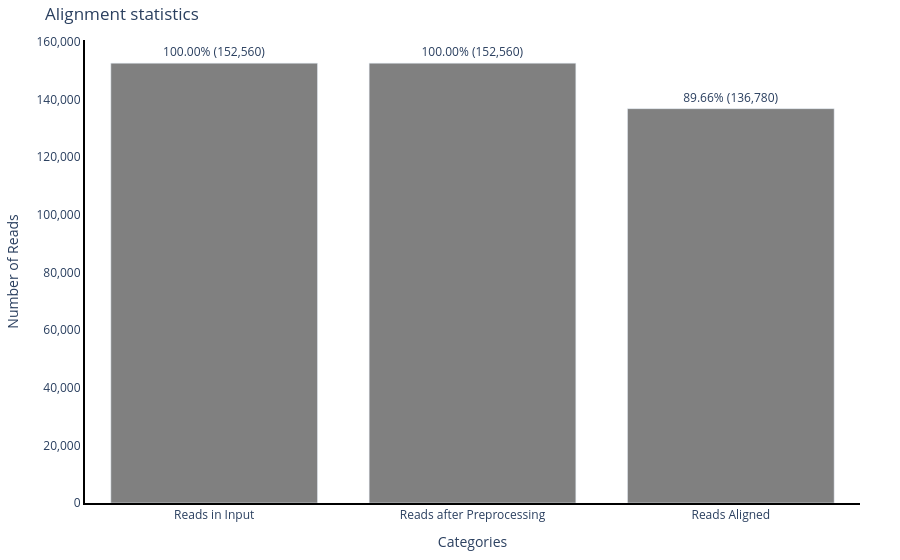

The notebook cell this image was saved under:
### Markdown cell above
Read processing information

### Code cell
import plotly.graph_objects as go
tsv_file = "/Users/benvyshedskiy/postproccesingpipeline/mutations_output_BCL11A_RNP2_T3.tsv"
fastq_file = "/Users/benvyshedskiy/GangBaoPacBioReads/BCL11A_RNP2_T3.fastq"
initial_reads = sum(1 for _ in SeqIO.parse(fastq_file, "fastq"))
final_count = len(pd.read_csv(tsv_file, sep='\t', header=0))
quantities = [initial_reads, initial_reads, final_count]  # Reads in input, Reads after preprocessing, Reads aligned
labels = ["Reads in Input", "Reads after Preprocessing", "Reads Aligned"]

# Calculate percentages
total_reads = quantities[0]
percentages = [(q / total_reads) * 100 for q in quantities]

# Create the bar chart
fig = go.Figure()

# Add the bars
fig.add_trace(go.Bar(
    x=labels,
    y=quantities,
    text=[f'{percentage:.2f}% ({quantity:,})' for percentage, quantity in zip(percentages, quantities)],  # Add percentage and count on top of the bars
    textposition='outside',
    marker_color='grey',
    showlegend=False
))

# Customize the layout
fig.update_layout(
    title='Alignment statistics',
    xaxis_title='Categories',
    yaxis_title='Number of Reads',
    yaxis=dict(tickformat=',', linecolor='black', linewidth=2),  # Black lines on the y-axis
    xaxis=dict(linecolor='black', linewidth=2),  # Black lines on the x-axis
    margin=dict(l=40, r=40, t=40, b=40),  # Adjust margins if needed
    plot_bgcolor='white'
)

# Show the plot
fig.show()

### Figure 1 — Plotly figure (JSON) as saved in the notebook; plotly's stock layout.template omitted (floating-point values rounded to 4 significant figures)
{"data": [{"marker": {"color": "grey"}, "showlegend": false, "text": ["100.00% (152,560)", "100.00% (152,560)", "89.66% (136,780)"], "textposition": "outside", "type": "bar", "x": ["Reads in Input", "Reads after Preprocessing", "Reads Aligned"], "y": [152560, 152560, 136780]}], "layout": {"margin": {"b": 40, "l": 40, "r": 40, "t": 40}, "plot_bgcolor": "white", "title": {"text": "Alignment statistics"}, "xaxis": {"linecolor": "black", "linewidth": 2, "title": {"text": "Categories"}}, "yaxis": {"linecolor": "black", "linewidth": 2, "tickformat": ",", "title": {"text": "Number of Reads"}}}}
